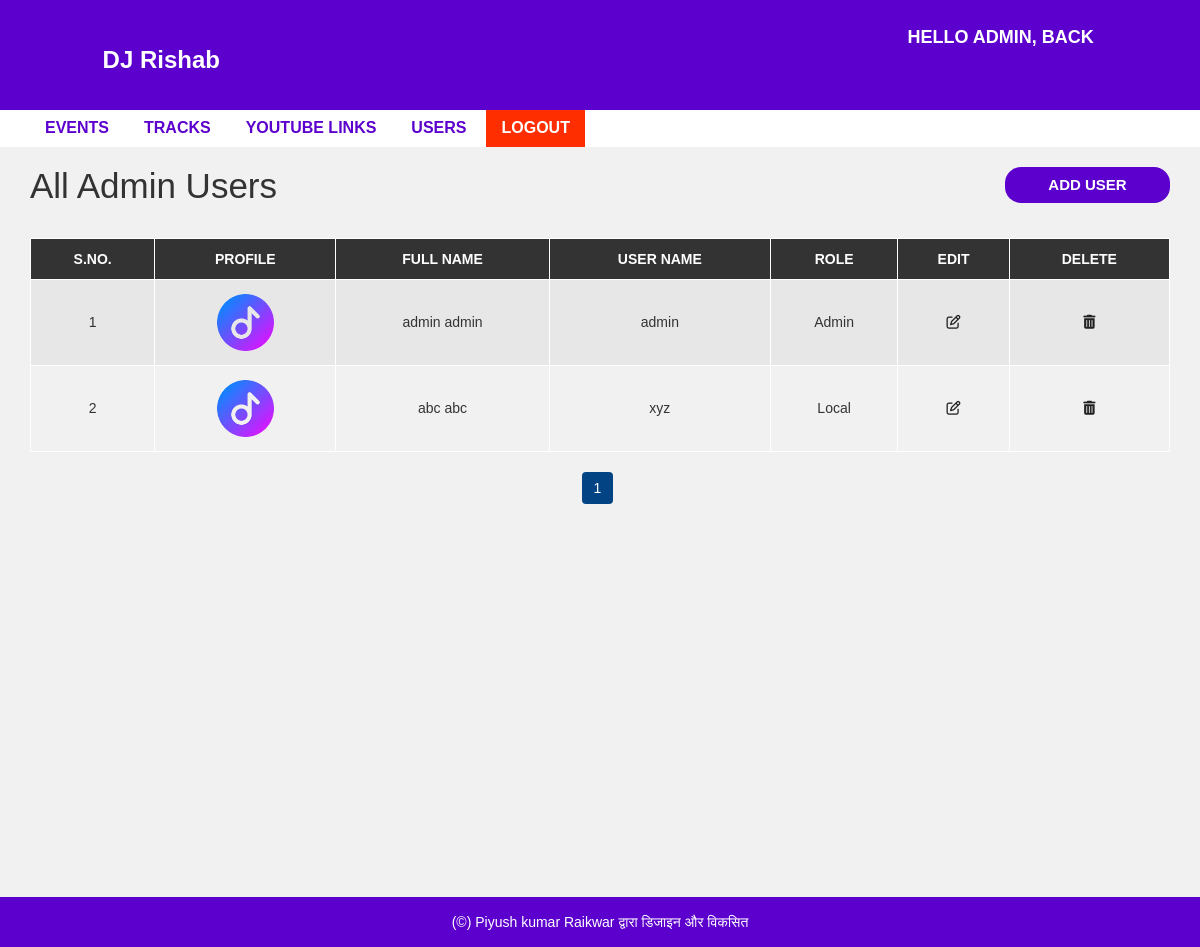
Page /admin/users.php (signed in) on the committed database.
### tables this page shows
CREATE TABLE `user` (
  `user_id` int(10) UNSIGNED NOT NULL,
  `first_name` varchar(30) NOT NULL,
  `last_name` varchar(30) NOT NULL,
  `username` varchar(30) DEFAULT NULL,
  `password` varchar(40) DEFAULT NULL,
  `role` int(11) NOT NULL,
  `img` text NOT NULL,
  `otp` varchar(255) NOT NULL,
  `active_record` varchar(255) NOT NULL DEFAULT 'Yes'
);

### admin/users.php (the view, shortened to what this page needs)
<?php include "header.php";
?>
<div id="admin-content">
    <div class="container">
        <div class="row">
            <div class="col-md-10">
                <h5 class="admin-heading">All Admin Users</h5>
            </div>
            <div class="col-md-2">
                <a class="add-new" href="add-user.php" style="border-radius:16px; margin-bottom:35px;">add user</a>
            </div>
            <div class="col-md-12" style="overflow:scroll">
                <table class="content-table">
                    <thead>
                        <th>S.No.</th>
                        <th>Profile</th>
                        <th>Full Name</th>
                        <th>User Name</th>
                        <th>Role</th>
                        <th>Edit</th>
                        <th>Delete</th>
                    </thead>
                    <tbody>
                        <?php
                        include("config.php");
                        if (isset($_GET['page_num_index'])) {
                            $page_num_index_by_addbar = $_GET['page_num_index'];
                        } else {
                            $page_num_index_by_addbar = 1;
                        }
                        $record_limit = 5;
                        $offset = ($page_num_index_by_addbar - 1) * $record_limit;
                        $sql_show_user = "SELECT * FROM user WHERE active_record = 'Yes' ORDER BY role DESC LIMIT {$offset},{$record_limit}";
                        $result_sql_show_user = mysqli_query($conn, $sql_show_user) or die("Query Failed!!");
                        if (mysqli_num_rows($result_sql_show_user) > 0) {
                            $serial_num = $offset + 1;
                            while ($row = mysqli_fetch_assoc($result_sql_show_user)) {
                        ?>
                                <tr>
                                    <td class='id'>
                                        <?php echo ($serial_num); ?>
                                    </td>
                                    <td style="text-align:center;">
                                        <img src="upload/member/<?php echo ($row['img']) ?>" alt="Error" style="height: 65px; border-radius:50%;">
                                    </td>
                                    <td>
                                        <?php echo ($row['first_name'] . " " . $row['last_name']) ?>
                                    </td>
                                    <td>
                                        <?php echo ($row['username']) ?>
                                    </td>
                                    <td>
                                        <?php if ($row['role'] == 1) {
                                            echo ("Admin");
                                        } else {
                                            echo ("Local");
                                        } ?>
                                    </td>
                                    <td class='edit'><a href='update-user.php?id=<?php echo ($row["username"]) ?>'><i class='fa fa-edit'></i></a></td>
                                    <td class='delete'><a href='delete-user.php?id=<?php echo ($row["username"]) ?>'><i class='fa fa-trash'></i></a></td>
                                </tr>
                        <?php $serial_num++;
                            }
                        } ?>
                    </tbody>
                </table>
                <?php
                $sql_user_show_by_page = "SELECT * FROM user WHERE active_record = 'Yes'";
                $result_sql_user_show_by_page = mysqli_query($conn, $sql_user_show_by_page) or die("Query Die --> sql_user_show_by_page");
                if (mysqli_num_rows($result_sql_user_show_by_page) > 0) {
                    $total_user_record = mysqli_num_rows($result_sql_user_show_by_page);
                    $total_page = ceil($total_user_record / $record_limit);
                    echo ("<ul class='pagination admin-pagination'>");
                    for ($i = 1; $i <= $total_page; $i++) {
                        if ($page_num_index_by_addbar == $i) {
                            $active_page = "active";
                        } else {
                            $active_page = "";
                        }
                        echo ("<li class=$active_page><a href='users.php?page_num_index=$i'>$i</a></li>");
                    }
                    echo ("</ul>");
                }
                ?>
            </div>
        </div>
    </div>
</div>
<?php include "footer.php"; ?>

### css/adminstyle_centerDJ.css (style rules this page uses)
body { background: #f1f1f1; font-family: sans-serif,arial,Helvetica; }
a, a:hover, a:focus { text-decoration: none; outline: none; }
ul { margin:0; padding:0; list-style:none; }
#admin-content { padding: 20px 0; min-height: 750px; }
#admin-content .admin-heading { font-size: 35px; margin: 0 0 15px; }
#admin-content .add-new { color: #fff; background-color: #5C00CE; font-size: 15px; font-weight: 600; text-align: center; text-transform: uppercase; padding: 7px 10px; display: block; transition: all 0.3s; }
#admin-content .content-table { border: 1px solid #000; width: 100%; margin: 0 0 20px; }
#admin-content .content-table thead { color: #fff; background-color: #333; }
#admin-content .content-table th { padding: 10px; border: 1px solid #fff; font-weight: 600; text-align: center; text-transform: uppercase; }
#admin-content .content-table tbody { color: #333; }
#admin-content .content-table tbody tr { background-color: #e7e7e7; }
#admin-content .content-table tbody tr:nth-child(even) { background-color: transparent; }
#admin-content .content-table tbody td { padding: 10px; border: 1px solid #fff; text-align: center; }
#admin-content .content-table tbody td:nth-child(2) { text-align: left; }
#admin-content .admin-pagination { margin: 0; }
#admin-content .admin-pagination li a { display: block; }
.id, .edit, .delete { text-align:center; }
.pagination { display: block; text-align: center; margin: 0; }
.pagination li { display:inline-block; margin: 0 5px 0 0; }
.pagination li a { border: none; background: #5C00CE; color: #fff; }
.pagination li a:hover, .pagination li.active a, .pagination > li > a:focus { color:#fff; background:#024384; cursor: pointer; }
i.fa { color:#222; }

### rows in the picture
user: img (picture), first_name "admin", last_name "admin", username "admin", role "Admin"
user: img (picture), first_name "abc", last_name "abc", username "xyz", role "Local"

### other values in the picture
$_SESSION['username'] "ADMIN"
